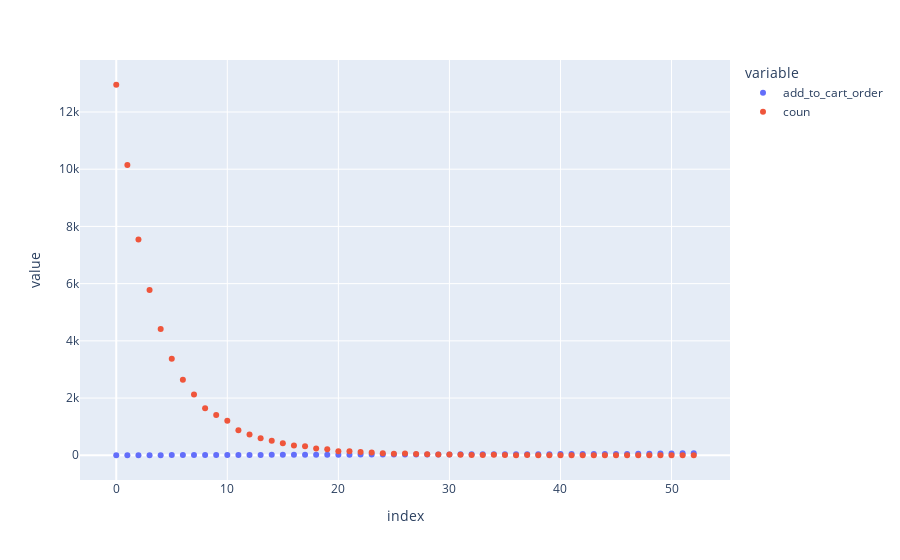

The code cell stored with this chart in its notebook:
### Code cell
px.scatter(df_1.groupby("add_to_cart_order").agg(coun=("add_to_cart_order","count")).reset_index())

### Figure 1 — Plotly figure (JSON) as saved in the notebook; plotly's stock layout.template omitted (floating-point values rounded to 4 significant figures)
{"data": [{"hovertemplate": "variable=add_to_cart_order<br>index=%{x}<br>value=%{y}<extra></extra>", "legendgroup": "add_to_cart_order", "marker": {"color": "#636efa", "symbol": "circle"}, "mode": "markers", "name": "add_to_cart_order", "orientation": "v", "showlegend": true, "type": "scatter", "x": [0, 1, 2, 3, 4, 5, 6, 7, 8, 9, 10, 11, 12, 13, 14, 15, 16, 17, 18, 19, 20, 21, 22, 23, 24, 25, 26, 27, 28, 29, 30, 31, 32, 33, 34, 35, 36, 37, 38, 39, 40, 41, 42, 43, 44, 45, 46, 47, 48, 49, 50, 51, 52], "xaxis": "x", "y": [1, 2, 3, 4, 5, 6, 7, 8, 9, 10, 11, 12, 13, 14, 15, 16, 17, 18, 19, 20, 21, 22, 23, 24, 25, 26, 27, 28, 29, 30, 31, 32, 33, 34, 35, 36, 37, 38, 39, 40, 41, 42, 43, 44, 45, 47, 49, 50, 52, 58, 64, 67, 71], "yaxis": "y"}, {"hovertemplate": "variable=coun<br>index=%{x}<br>value=%{y}<extra></extra>", "legendgroup": "coun", "marker": {"color": "#EF553B", "symbol": "circle"}, "mode": "markers", "name": "coun", "orientation": "v", "showlegend": true, "type": "scatter", "x": [0, 1, 2, 3, 4, 5, 6, 7, 8, 9, 10, 11, 12, 13, 14, 15, 16, 17, 18, 19, 20, 21, 22, 23, 24, 25, 26, 27, 28, 29, 30, 31, 32, 33, 34, 35, 36, 37, 38, 39, 40, 41, 42, 43, 44, 45, 46, 47, 48, 49, 50, 51, 52], "xaxis": "x", "y": [12952, 10149, 7544, 5774, 4417, 3376, 2641, 2127, 1648, 1411, 1204, 878, 726, 598, 508, 420, 344, 316, 235, 208, 144, 142, 112, 93, 70, 53, 61, 48, 32, 30, 24, 21, 14, 11, 15, 9, 5, 9, 5, 2, 3, 4, 1, 2, 1, 1, 1, 1, 2, 1, 1, 1, 3], "yaxis": "y"}], "layout": {"legend": {"title": {"text": "variable"}, "tracegroupgap": 0}, "margin": {"t": 60}, "xaxis": {"anchor": "y", "domain": [0, 1], "title": {"text": "index"}}, "yaxis": {"anchor": "x", "domain": [0, 1], "title": {"text": "value"}}}}
